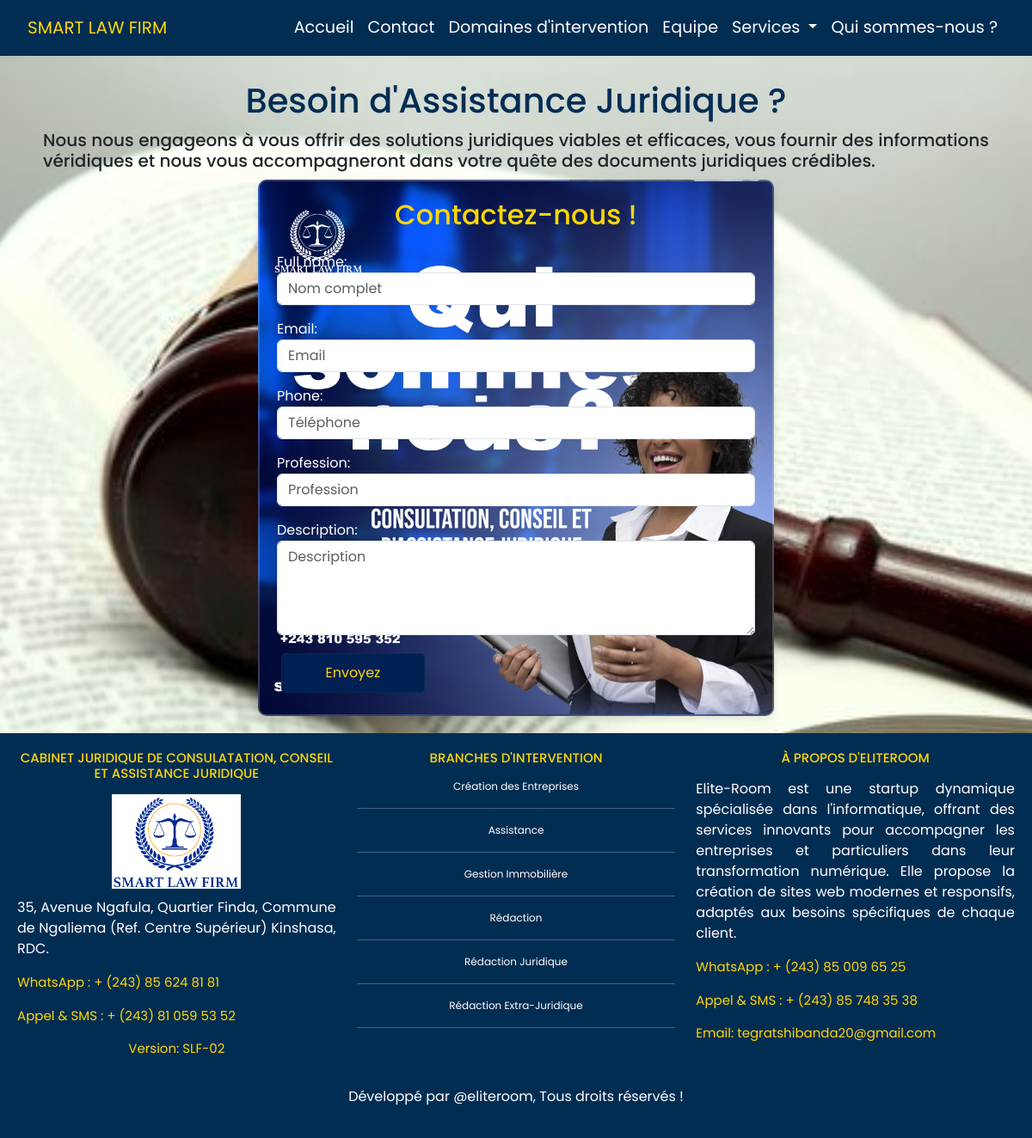
Page /law-contact/ on the committed database.
### Law/models.py (models this page shows, shortened)
class Title(models.Model):
    area = models.ForeignKey(Area, on_delete=models.CASCADE)
    name = models.CharField(max_length=128)

### Law/views.py (the view)
# urls.py: path('law-contact/', views.law_contact_view, name='law-contact'),
def law_contact_view(request):
    contacts = Contact.objects.all()
    titles = Title.objects.all()
    if request.method == "POST":
        form = ContactForm(request.POST)
        if form.is_valid():
            form.save()
            return redirect('law-area')  # Redirige vers une page de confirmation
    else:
        form = ContactForm()
    context = {"form": form, 'contacts':contacts, 'titles':titles, }
    return render(request, "Law/law_contact.html", context)

### Law/forms.py
class ContactForm(forms.ModelForm):
    phone = forms.CharField(
        max_length=15,
        required=False,
        validators=[RegexValidator(regex=r'^\d{8,15}$', message="Veuillez entrer un numéro de téléphone valide.")],
        widget=forms.TextInput(attrs={'class': 'form-control', 'placeholder': 'Téléphone'})
    )
    class Meta:
        model = Contact
        fields = ['full_name', 'email', 'phone', 'profession', 'description']
        widgets = {
            'full_name': forms.TextInput(attrs={'class': 'form-control', 'placeholder': 'Nom complet'}),
            'email': forms.EmailInput(attrs={'class': 'form-control', 'placeholder': 'Email'}),
            'phone': forms.TextInput(attrs={'class': 'form-control', 'placeholder': 'Téléphone'}),
            'profession': forms.TextInput(attrs={'class': 'form-control', 'placeholder': 'Profession'}),
            'description': forms.Textarea(attrs={'class': 'form-control', 'placeholder': 'Description', 'rows': 4}),
        }

### Law/templates/Law/law_contact.html (shortened to what this page needs)
{% extends "templates_bases.html" %}
{% block content %}
{% include "Law/law_navbar.html" %}
<body class="contact-page">
<div class="container contact-text">
  <h3>Besoin d'Assistance Juridique ?</h3>
  <h5>
     Nous nous engageons à vous offrir des solutions juridiques viables et efficaces, vous fournir des informations véridiques et nous vous accompagneront dans votre quête des documents juridiques crédibles.
  </h5>
  {% include "Law/law_contact_form.html" %}
</div>
</body>
{% include "Law/law_footer.html" %}
{% endblock content %}

### Law/templates/Law/law_footer.html (shortened to what this page needs)
{% load static %}
    <footer class="footer">
        <div class="footer-content container-fluid">
            <div class="row justify-content-center text-center">
                <div class="col-md-4 col-sm-12">
                    <h5>Cabinet Juridique de Consulatation, Conseil et Assistance juridique</h5>
                    <img src="{% static 'Law/images/smart_law_firm_logo.png' %}" alt="SMART LAW FIRM Logo" class="img-fluid">
                    <p>35, Avenue Ngafula, Quartier Finda, Commune de Ngaliema (Ref. Centre Supérieur) Kinshasa, RDC.</p>
                    <p class="detail">WhatsApp : + (243) 85 624 81 81</p>
                    <p class="detail">Appel & SMS : + (243) 81 059 53 52</p>
                    <p class="text-center detail">Version: SLF-02</p>
                </div>
                <div class="col-md-4 col-sm-12">
                    <h5>BRANCHES D'INTERVENTION</h5>
                    <ul class="list-unstyled">
                        {% for title in titles %}
                        <li>{{title.name}}</li>
                        <hr>
                        {% endfor %}
                    </ul>
                </div>
                <div class="col-md-4 col-sm-12">
                    <h5>À PROPOS D'ELITEROOM</h5>
                    <p>
                        Elite-Room est une startup dynamique spécialisée dans l'informatique, offrant des services innovants pour accompagner les entreprises et particuliers dans leur transformation numérique. Elle propose la création de sites web modernes et responsifs, adaptés aux besoins spécifiques de chaque client.
                    </p>
                    <p class="detail">WhatsApp : + (243) 85 009 65 25</p>
                    <p class="detail">Appel & SMS : + (243) 85 748 35 38</p>
                    <p class="detail">Email: tegratshibanda20@gmail.com</p>
                </div>
            </div>
            <div class="text-center mt-3">
                <p class="text-center">Développé par @eliteroom, Tous droits réservés !</p>
            </div>
        </div>
    </footer>

### templates/templates_bases.html (style rules this page uses)
* { font-family: 'Trebuchet MS', 'Lucida Sans Unicode', 'Lucida Grande', 'Lucida Sans', Arial, sans-serif; margin: 0; padding: 0; font-family: "Poppins", sans-serif; box-sizing: border-box; }
body { padding-top: 50px; margin: 0; padding: 0; }
.contact-page { background: url('/media/images/cbgod.jpg'); background-position: center; background-size: cover; margin-top: 70px; }
.contact-page .contact-text { margin-top: 73px; padding: 20px; }
.contact-page .contact-text h3 { color: #012D53; font-size: 40px; text-align: center; }
.contact-page .contact-text h5 { margin-top: 10px; font-size: 20px; text-align: justify; }
footer { background-color: #012D53; display: flex; justify-content: center; align-items: center; }

### Law/templates/Law/law_footer.html (style rules this page uses)
.footer { background-color: #012D53; padding: 0; }
.footer-content { color: white; padding: 20px; margin: 0; }
.footer-content img { display: block; width: 150px; height: auto; background-color: #fff; text-align: center; margin-left: auto ; margin-right: auto; margin-bottom: 10px; }
.footer-content h5 { font-size: 15px; color: gold; margin-bottom: 15px; text-transform: uppercase; }
.footer-content ul li { font-size: 12px; }
.footer-content .detail { font-size: 15px; color: gold; }
.footer-content p { text-align: justify; }

### rows in the picture
Title: name "Création des Entreprises"
Title: name "Assistance"
Title: name "Gestion Immobilière"
Title: name "Rédaction"
Title: name "Rédaction Juridique"
Title: name "Rédaction Extra-Juridique"
